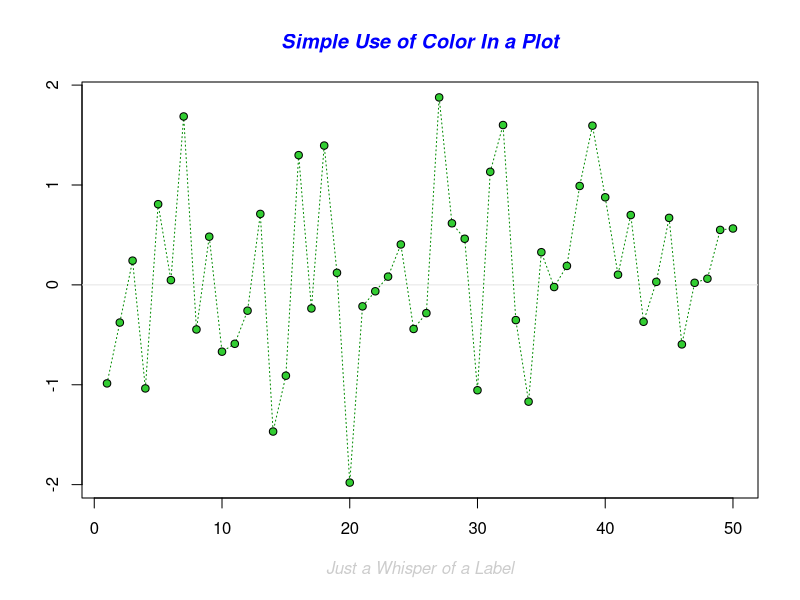
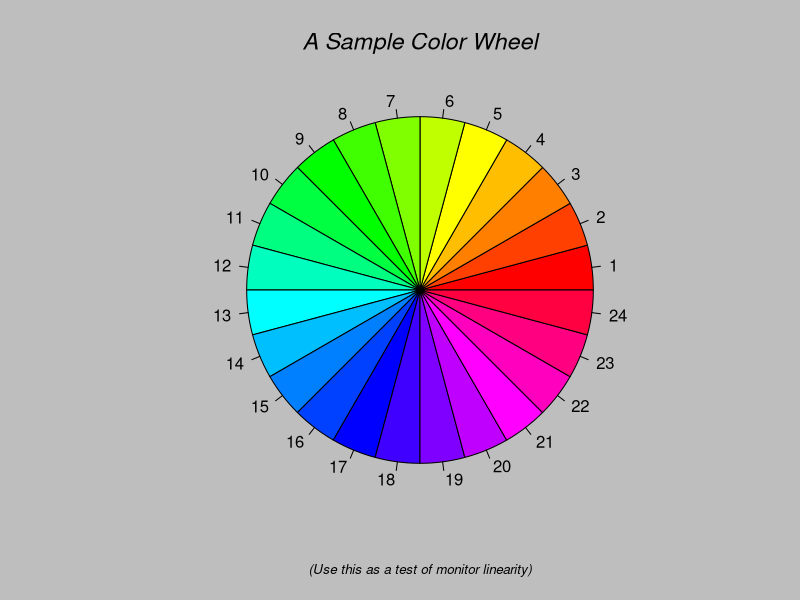
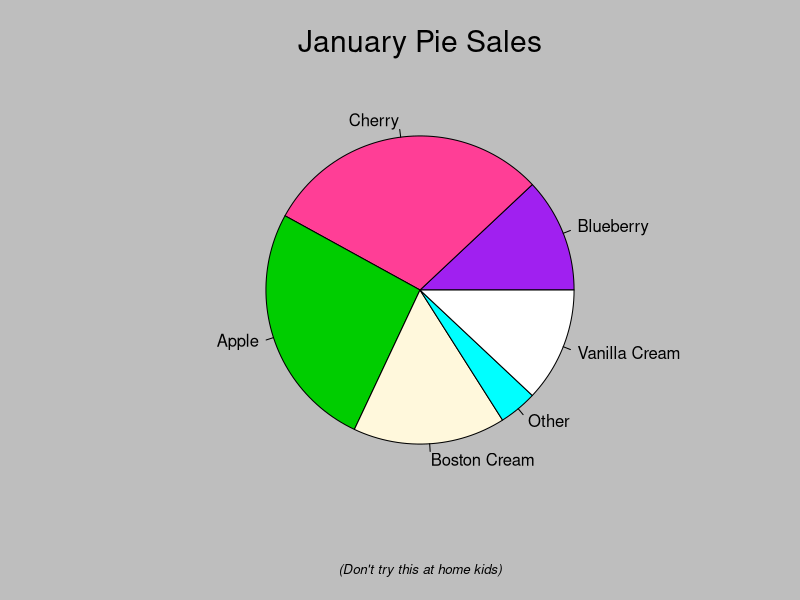
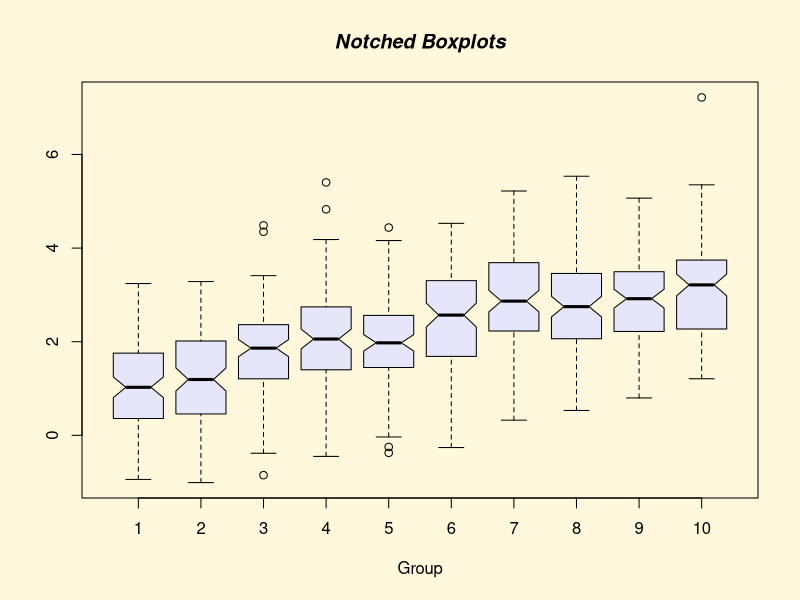
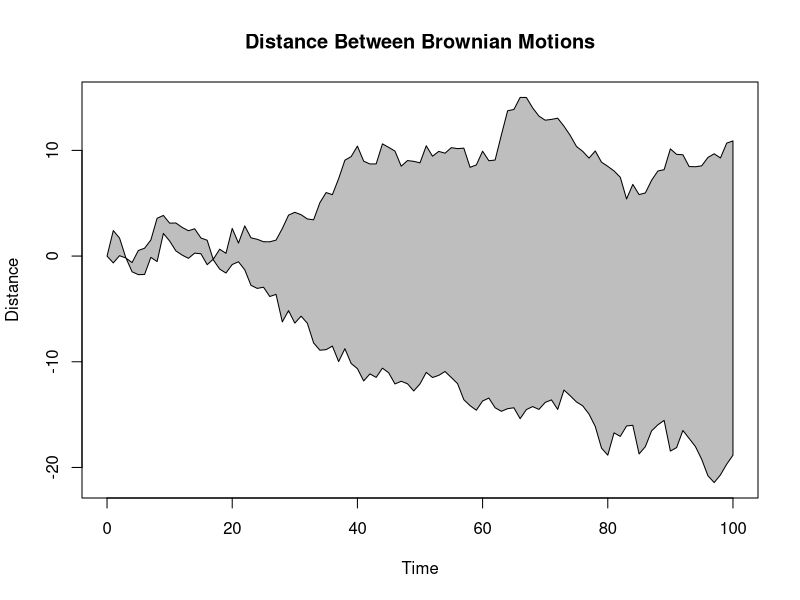
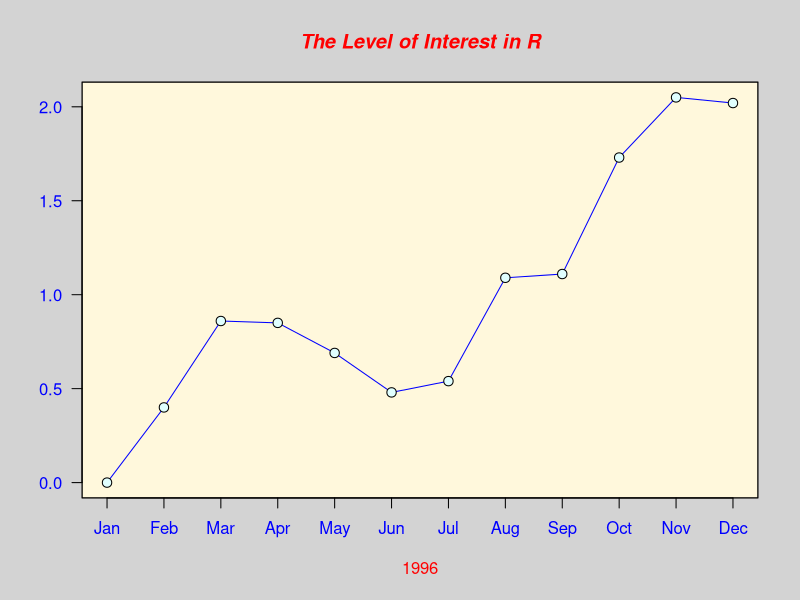
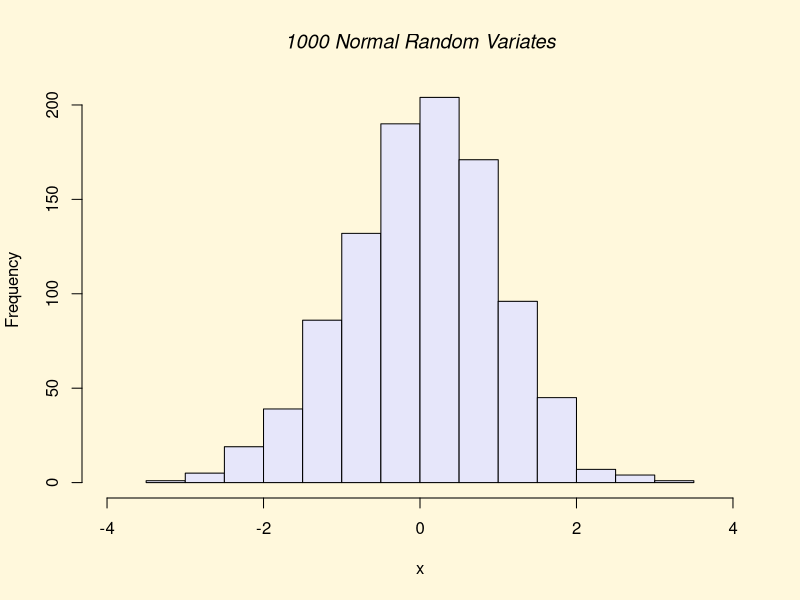
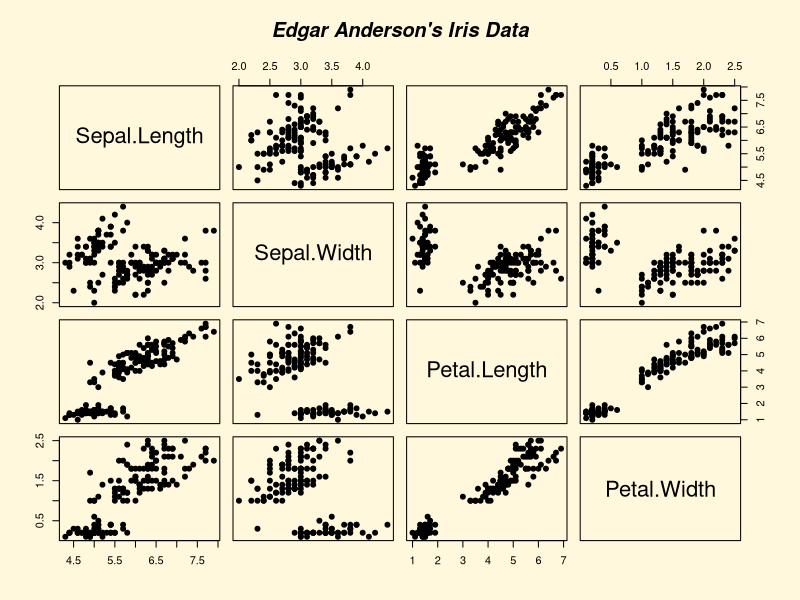

The R script that drew these images, in order:
# Gráficos em R - Base Plotting System

# Configurando Diretório de Trabalho
setwd("C:/Users/Julia/Desktop/CienciaDeDados/1.Big-Data-Analytics-com-R-e-Microsoft-Azure-Machine-Learning/4.Linguagem-R-Graficos")
getwd()


# Lista de pacotes base carregados
search()


# Demo - funcao que demonstra como utilizar as funcoes de um determinado pacote (nao funciona com todos os pacotes)
demo('graphics')


# Plot Basico

# exemplo 1

x <- 5:7
y <- 8:10
plot(x, y) # cruzar informações de duas variáveis

# exemplo 2

altura <- c(145, 167, 176, 123, 150)
largura <- c(51, 63, 64, 40, 55)

plot(altura, largura)


# Plotando um DataFrame

?lynx # dataframe "lynx" contém duas colunas: "Year" (ano) e "trappings" (armadilhas), com 114 observações para cada variável

plot(lynx)
plot(lynx, ylab = 'Plots com Dataframes', xlab = '')             # adiciona um titulo ao label do eixo y
plot(lynx, ylab = 'Plots com Dataframes', xlab = 'Observações')  # adiciona um titulo ao label do eixo y e x
plot(lynx, main = 'Plots com Dataframes', col = 'red')           # adiciona um titulo e mudar a cor do traço para vermelho

plot(lynx, main = 'Plots com Dataframes', col = 'red', col.main = 52,  cex.main = 1.5) # muda a cor e o tamanho da fonte do titulo


# carregando pacote datasets (para nos exemplos abaixo)

library(datasets) 

# visao geral de histograma e boxplot

hist(warpbreaks$breaks)

airquality
transform(airquality, Month = factor(Month))

boxplot(Ozone ~ Month, airquality, xlab = 'Month', ylab = 'Ozone (ppb)')


# Especificando os parametros que podemos usar em plot(), hist() e boxplot()

# col    - cor do plot
# lty    - tipo de linha
# lwd    - largura da linha
# pch    - valor do simbolo no plot
# xlab   - label no eixo x 
# ylab   - label no eixo y
# las    - como os labels dos eixos sao orientados
# bg     - background color
# mfrow  - numero de plots por linha
# mfcool - numero de plots por coluna 

# Funcoes Basicas de Plot 

# plot()   - scatterplots (graficos de dispersao)
# lines()  - adiciona linhas ao grafico 
# points() - adiciona pontos ao grafico
# text()   - adiciona label ao grafico
# title()  - adiciona titulo ao grafico

# caso queira fazer consultas ou configurar um dos parametros, temos a funcao par()

?par
par()
par('pch')
par('lty')
par('bg')

x = 2:4
y = 1:8

plot(x, pch = 'c') # alterando o valor do simbolo no grafico


# O comando par(mfrow = c(2,2), col.axis = 'red') é usado em R para configurar o layout
# dos gráficos em uma matriz 2x2 e definir a cor dos rótulos dos eixos como vermelha.

# Explicando cada argumento:

# - mfrow é um parâmetro que define o layout dos gráficos que serão criados. No caso de mfrow = c(2,2),
#   isso significa que serão criados quatro gráficos, organizados em uma matriz de duas linhas e duas colunas.
# - col.axis é um parâmetro que define a cor dos rótulos dos eixos dos gráficos.
#   No caso de col.axis = 'red', a cor será vermelha.
# Dessa forma, quando os gráficos forem criados usando funções como plot(),
# eles serão organizados em uma matriz 2x2 e terão rótulos de eixos vermelhos.

par(mfrow = c(2,2), col.axis = 'red') # para retirar essa cong basta clicar na vassoura na area de plotagem abaixo

# Em resumo, o argumento las é usado para controlar a orientação dos rótulos dos eixos nos gráficos
# produzidos pela função plot().

plot(y, las = 0, xlab = 'xlab', ylab = 'ylab', main = 'LAS = 0')
plot(y, las = 1, xlab = 'xlab', ylab = 'ylab', main = 'LAS = 1')
plot(y, las = 2, xlab = 'xlab', ylab = 'ylab', main = 'LAS = 2')
plot(y, las = 3, xlab = 'xlab', ylab = 'ylab', main = 'LAS = 3')

legend('topright', pch = 1, col = c('blue', 'red'), legend = c('Var1', 'Var2')) # só entra no ultimo grafico

par(mfrow = c(1,1)) # voltando a exibir apenas 1 grafico


# Visualizando cores disponiveis das cores que podemos usar na linguagem r
colors()



# Salvando os graficos


# png (quando chamado a funcao png(), ele nao exibe o grafico na area de plotagem e salva direto)

# exemplo1 

png('GraficoIris2.png', width = 1000, height = 1000, res = 100)

plot(iris$Sepal.Length, iris$Petal.Length,
     col = iris$Species,
     main = 'Grafico gerado a partir de Iris')

dev.off() # fecha o dispositivo de graficos


# exemplo2 

png('GraficoAltura.png', width = 1000, height = 1000, res = 100)

times = c('Flamengo', 'Fluminense', 'Vasco', 'Botafogo', 'Avai')
df = data.frame(Altura = c(1.78, 1.82, 1.98, 1.89, 1.69),
                Peso = c(80, 92, 115, 95, 78),
                Times = factor(times, levels = c('Flamengo', 'Fluminense', 'Vasco', 'Botafogo', 'Avai')))

cores <- c('red', 'green4', 'black', 'gray', 'blue')

plot(df$Altura, df$Peso,
     col = cores, # col = df$Time escolhe as cores automaticamente
     pch = 'O',
     main = 'Grafico gerado com altura e peso da média dos times')

legend('topleft',
       legend = levels(df$Time),
       col = cores,  # col = 1:length(levels(df$Time)) - escolhe cores automaticamente
       pch = 'O')

dev.off()


# Salvando em pdf

pdf('GraficoTimesPdf.pdf')

plot(iris$Sepal.Length, iris$Petal.Length,
     col = iris$Species,
     main = 'Grafico gerado a partir de Iris')

dev.off()



# Estendendo as funcoes do plot

install.packages('plotrix') # permite acessorios personalizados para plotagem
library(plotrix)

?plotrix

# definindo area de plotagem para 1 grafico por imagem e cor vermelho

par(mfrow = c(1,1), col.axis = 'red')

plot(1:6, las = 3, xlab = 'lty 1:6', ylab = '', main = 'Mais opcoes ao plot')
ablineclip(v=1, lty=1, col='sienna2', lwd=8) # adiciona uma linha vertical na posição x = 1 com estilo de linha sólida (lty = 1), cor sienna2 e espessura de linha 2.
ablineclip(v=2, lty=1, col='green3', lwd=2)
ablineclip(v=3, lty=1, col='sienna2', lwd=2)
ablineclip(v=4, lty=1, col='sienna2', lwd=2)
ablineclip(v=5, lty=1, col='sienna2', lwd=2)
ablineclip(v=6, lty=1, col='sienna2', lwd=2)
ablineclip(v=7, lty=1, col='sienna2', lwd=2)


plot(lynx)
plot(lynx, type='p', main='Type p') # grafico com pontos
plot(lynx, type='l', main='Type l') # grafico com linhas (padrao)
plot(lynx, type='b', main='Type b') # grafico com linhas e alguns pontos
plot(lynx, type='o', main='Type o') # grafico com linhas continuas e alguns pontos
plot(lynx, type='h', main='Type h') # grafico com linhas na vertical
plot(lynx, type='s', main='Type s') # grafico com linhas com degraus
plot(lynx, type='n', main='Type n') # limpando completamente o grafico



# Outros exemplos de graficos

# Dois plots juntos

# definindo area de plotagem (define as margens (em unidades de linhas de texto) do gráfico para 4 linhas na parte inferior, 3 linhas à esquerda, 3 linhas na parte superior e 3 linhas à direita. Também define a cor dos rótulos dos eixos como preto.)

par(mar = c(4,3,3,3), col.axis = 'black')


plot(cars$speed, type='s',
     col='red', bty='n',
     xlab='Cars ID', ylab='')
text(8, 14, 'Velocidade', cex=0.85, col='red')

par(new=T)                                      # A função par(new = TRUE) é usada em conjunto com a função plot() para sobrepor um gráfico existente com um novo gráfico. Quando par(new = TRUE) é definido, o novo gráfico é sobreposto no gráfico anterior em vez de substituí-lo. 

plot(cars$dist, type = 's',
     col='darkblue', bty='n',
     ann=F, axes=F)
axis(side=4)                                    # Resumindo, ann=F e axes=F são usados para personalizar o gráfico removendo as anotações padrão e os eixos e adicionando eixos personalizados usando a função axis().
text(37, 18, 'Distancia', cex=0.85, col='darkblue')

title(main='Velocidade x Distancia')
